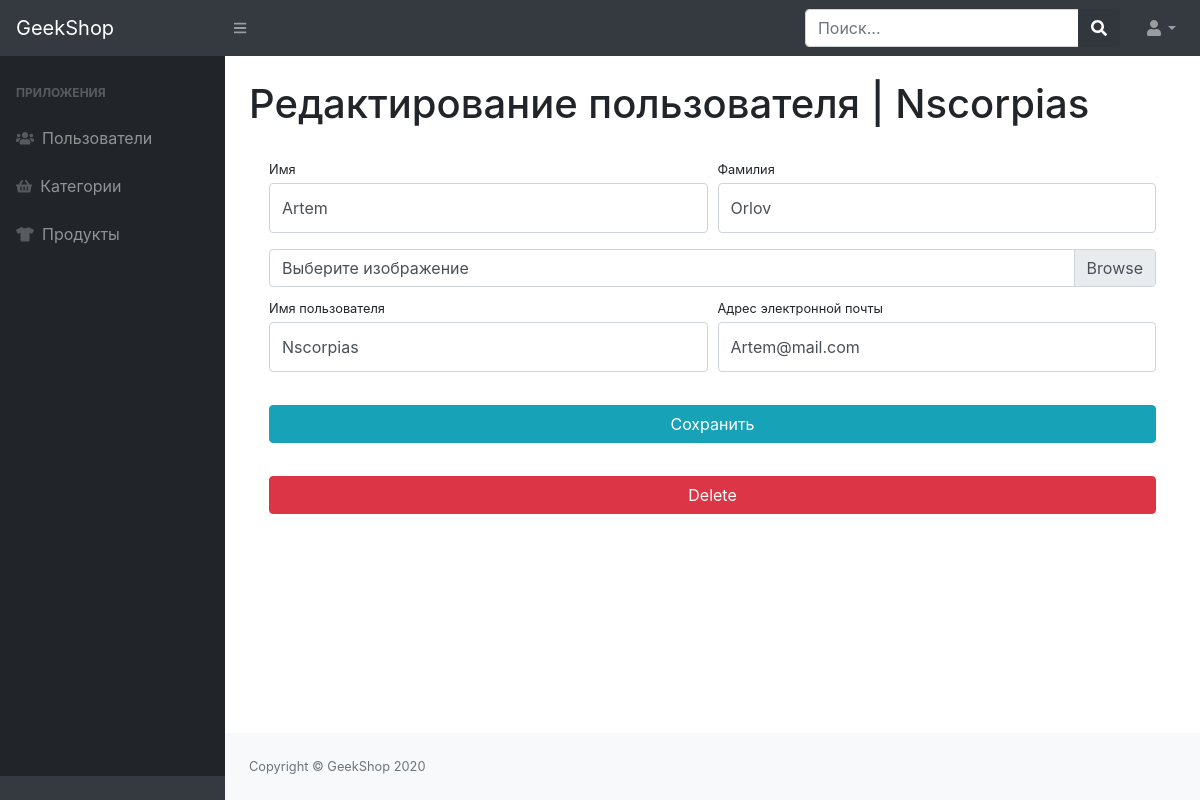
Page /admins/admin-users-update/5/ (signed in) on the committed database.
### users/models.py (models this page shows, shortened)
class User(AbstractUser):
    image = models.ImageField(upload_to='users_image', blank=True, null=True)
    activation_key = models.CharField(max_length=128, blank=True)
    activation_key_expires = models.DateTimeField(default=(now() + timedelta(hours=48)), blank=True, null=True)

### admins/views.py (the view)
# urls.py: path('admin-users-update/<int:pk>/', UserAdminUpdateView.as_view(), name='admins-update'),
class UserAdminUpdateView(CommonMixin, UpdateView):
    model = User
    form_class = UserAdminProfileForm
    title = 'Admin - UpdateUser'
    template_name = 'admins/admin-users-update-delete.html'

### admins/forms.py
class UserAdminProfileForm(UserProfileForm):
    username = forms.CharField(widget=forms.TextInput
    (attrs={'class': 'form-control py-4', "placeholder": "Введите имя пользователя", "readonly": False}), )
    email = forms.CharField(widget=forms.EmailInput
    (attrs={'class': 'form-control py-4', "placegolder": "Введите адрес эл. почты", "readonly": False}))
    class Meta:
        model = User
        fields = ("username", "first_name", "last_name", "email", "image")

### admins/views.py (called while the page is built)
    @method_decorator(user_passes_test(lambda u: u.is_staff))
    def dispatch(self, request, *args, **kwargs):
        return super(DispatchMixin, self).dispatch(request, *args, **kwargs)

    def get_context_data(self, **kwargs):
        context = super(TitleMixin, self).get_context_data(**kwargs)
        context['title'] = self.title
        return context

### admins/templates/admins/admin-users-update-delete.html (shortened to what this page needs)
{% extends 'admins/base.html' %}
{% load static %}
{% block content %}
    <main>
        <div class="container-fluid">
            <h1 class="mt-4">Редактирование пользователя | {{ object.username }}</h1>
            <div class="card-body">
                <form method="POST" action="{% url 'admins:admins-update' object.id %}" enctype='multipart/form-data'>
                    <div class="form-row">
                        <div class="col-lg-6">
                            <div class="form-group">
                                <label class="small mb-1" for="{{ form.first_name.id_for_label }}">Имя</label>
                                {{ form.first_name }}
                            </div>
                        </div>
                        <div class="col-lg-6">
                            <div class="form-group">
                                <label class="small mb-1" for="{{ form.last_name.id_for_label }}">Фамилия</label>
                                {{ form.last_name }}
                            </div>
                        </div>
                    </div>
                    <div class="form-row mb-2">
                        <div class="col-lg-12">
                            <div class="custom-file">
                                <label class="custom-file-label" for="{{ form.image.id_for_label }}">Выберите
                                    изображение</label>
                            </div>
                        </div>
                    </div>
                    <div class="form-row">
                        <div class="col-lg-6">
                            <label class="small mb-1" for="{{ form.username.id_for_label }}">Имя пользователя</label>
                            {{ form.username }}
                        </div>
                        <div class="col-lg-6">
                            <label class="small mb-1" for="{{ form.email.id_for_label }}">Адрес электронной
                                почты</label>
                            {{ form.email }}
                        </div>
                    </div>
                    <div class="form-row">
                        <div class="col-lg-12" style="margin-top: 33px;">
                            <input class="btn btn-info btn-block" type="submit" value="Сохранить">
                        </div>
                    </div>
                </form>
                <div class="row">
                    <div class="col-lg-12" style="margin-top: 33px;">
                        <form action="{% url "admins:admins-delete" user.id %}" method="post">
                            <input type="submit" class="btn btn-danger btn-block" value="Delete">
                        </form>
                    </div>
                </div>
            </div>
        </div>
    </main>
{% endblock %}

### rows in the picture
User: username "Nscorpias", first_name "Artem", last_name "Orlov", email "Artem@mail.com"
